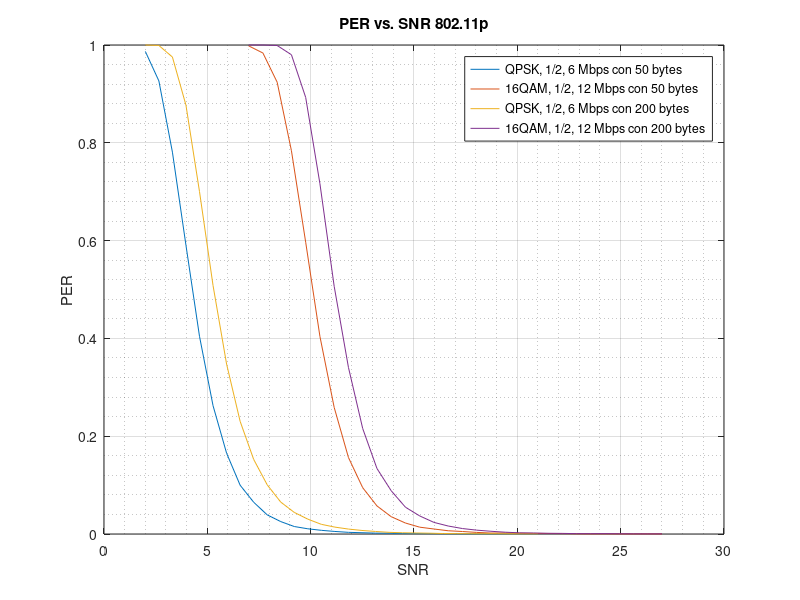

The MATLAB source for this figure:
clc
clear all
close all
load rician_2_PER_SIM_FINO_50.mat


figure(1)
plot(SNRT(3,:),PERT(3,:),SNRT(5,:),PERT(5,:))
hold on
grid on
grid minor

clear all
load rician_2_PER_SIM_FINO_200.mat
plot(SNRT(3,:),PERT(3,:),SNRT(5,:),PERT(5,:))
axis([0 30 0 1])
title('PER vs. SNR 802.11p')
ylabel('PER')
xlabel('SNR')
legend('QPSK, 1/2, 6 Mbps con 50 bytes','16QAM, 1/2, 12 Mbps con 50 bytes','QPSK, 1/2, 6 Mbps con 200 bytes','16QAM, 1/2, 12 Mbps con 200 bytes')
